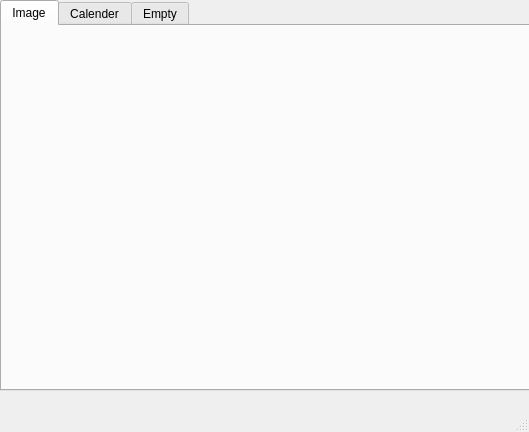
<?xml version="1.0" encoding="UTF-8"?>
<ui version="4.0">
 <class>MainWindow</class>
 <widget class="QMainWindow" name="MainWindow">
  <property name="geometry">
   <rect>
    <x>0</x>
    <y>0</y>
    <width>529</width>
    <height>432</height>
   </rect>
  </property>
  <property name="windowTitle">
   <string>MainWindow</string>
  </property>
  <widget class="QWidget" name="centralwidget">
   <widget class="QTabWidget" name="tabWidget">
    <property name="geometry">
     <rect>
      <x>0</x>
      <y>0</y>
      <width>531</width>
      <height>391</height>
     </rect>
    </property>
    <property name="layoutDirection">
     <enum>Qt::LeftToRight</enum>
    </property>
    <property name="autoFillBackground">
     <bool>true</bool>
    </property>
    <property name="tabPosition">
     <enum>QTabWidget::North</enum>
    </property>
    <property name="tabShape">
     <enum>QTabWidget::Rounded</enum>
    </property>
    <property name="currentIndex">
     <number>0</number>
    </property>
    <property name="documentMode">
     <bool>false</bool>
    </property>
    <property name="tabsClosable">
     <bool>false</bool>
    </property>
    <property name="movable">
     <bool>false</bool>
    </property>
    <property name="tabBarAutoHide">
     <bool>false</bool>
    </property>
    <widget class="QWidget" name="tab">
     <attribute name="title">
      <string>Image</string>
     </attribute>
     <widget class="QLabel" name="label">
      <property name="geometry">
       <rect>
        <x>0</x>
        <y>0</y>
        <width>521</width>
        <height>371</height>
       </rect>
      </property>
      <property name="text">
       <string/>
      </property>
      <property name="pixmap">
       <pixmap>../../../../../Pictures/Matata/DSC_6402.JPG</pixmap>
      </property>
      <property name="scaledContents">
       <bool>true</bool>
      </property>
     </widget>
    </widget>
    <widget class="QWidget" name="tab_2">
     <attribute name="title">
      <string>Calender</string>
     </attribute>
     <widget class="QCalendarWidget" name="calendarWidget">
      <property name="geometry">
       <rect>
        <x>0</x>
        <y>0</y>
        <width>521</width>
        <height>371</height>
       </rect>
      </property>
      <property name="autoFillBackground">
       <bool>true</bool>
      </property>
     </widget>
    </widget>
    <widget class="QWidget" name="tab_3">
     <attribute name="title">
      <string>Empty</string>
     </attribute>
    </widget>
   </widget>
  </widget>
  <widget class="QMenuBar" name="menubar">
   <property name="geometry">
    <rect>
     <x>0</x>
     <y>0</y>
     <width>529</width>
     <height>21</height>
    </rect>
   </property>
  </widget>
  <widget class="QStatusBar" name="statusbar"/>
 </widget>
 <resources/>
 <connections/>
</ui>
